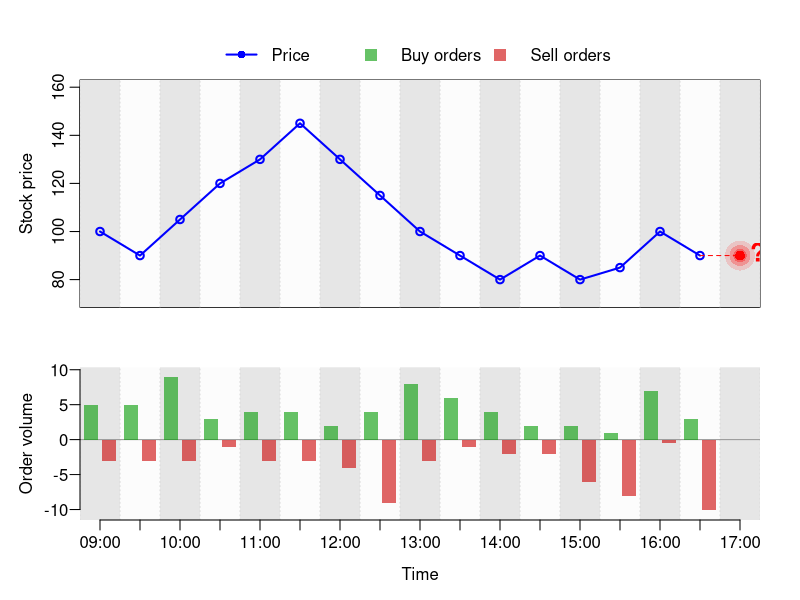

This chart was generated by the following R code:
### Code to simulate price and order flow
### -------------------------------------

# use local folder
library(here)
library(rstudioapi)
setwd(dirname(getActiveDocumentContext()$path))

# Parameters
S0 <- 100         # initial stock price
N <- 16           # number of periods in time series
steps <- c(5, 10, 15)  # possible move sizes
lambda <- 8 # order arrival rate per period
alpha <- 0.3 # fraction of informed traders

informative <-0 # round is informative?

# set seed for reproducibility
seed <- 333
set.seed(seed) 

# initialize price vector
S <- numeric(N + 1)
S[1] <- S0 # first price
move_direction <- integer(N) # move directions, could be +1 or -1
move_size <- integer(N) # can be 5, 10, or 15.

# simulate prices
for (t in 1:N) {
  move_size[t] <- sample(steps, 1)
  move_direction[t] <- sample(c(-1, 1), 1)
  S[t + 1] <- S[t] + move_direction[t] * move_size[t]
}

# simulate order flow
total_orders      <- rpois(N, lambda) # total orders per period

# directional vs nondirectional
directional_orders <- rbinom(N, size = total_orders, prob = alpha)
nondirectional_orders <- total_orders - directional_orders

# sign of directional traders
directional_sign <- integer(N)

if (informative == 1L) {
  # directional traders always in direction of price move
  directional_sign <- move_direction          # +1 or -1
} else {
  # non-informative: same aggressiveness, random sign independent of move
  directional_sign <- sample(c(-1L, 1L), N, replace = TRUE)
}

# directional volumes
dir_buys  <- ifelse(directional_sign ==  1L, directional_orders, 0L)
dir_sells <- ifelse(directional_sign == -1L, directional_orders, 0L)

# nondirectional (noise) traders: random split
noise_buys  <- rbinom(N, size = nondirectional_orders, prob = 0.5)
noise_sells <- nondirectional_orders - noise_buys

# Totals per period
buys  <- dir_buys  + noise_buys
sells <- dir_sells + noise_sells

# show short stubs instead of true zeros if order flow is zero on one side
stub <- 0.5
buys_disp  <- pmax(buys,  stub)
sells_disp <- pmax(sells, stub)   # will be plotted as negative

## ----------------------------
## Geometry for bars (predictive: between t-1 and t)
## ----------------------------
centers <- (1:N) - 0.5      # each period [t-1, t] centered at t-0.5
gap <- 0.12
w   <- 0.35

buy_xmin  <- centers - gap/2 - w
buy_xmax  <- centers - gap/2
sell_xmin <- centers + gap/2
sell_xmax <- centers + gap/2 + w

# y-limits for order flow: buys positive, sells negative
orders_ylim <- c(-max(sells_disp) * 1.15,
                 max(buys_disp) * 1.15)
price_ylim  <- c(min(S)*0.9, max(S)*1.1)

## ----------------------------
## Time labels: 09:00–17:00 every 30min
## ----------------------------
times <- seq(from = as.POSIXct("09:00", format = "%H:%M"),
             to   = as.POSIXct("17:00", format = "%H:%M"),
             by   = "30 min")
time_labels <- format(times, "%H:%M")

# positions: 09:00..16:30 at centers 0.5..15.5, 17:00 at 16.5
price_x    <- seq(0.5, N - 0.5, by = 1)    # 16 real points
label_pos  <- c(price_x, N + 0.5)          # add 17:00 at 16.5

## ----------------------------
## Plot (two panels)
## ----------------------------

if (!is.null(dev.list())) dev.off()

if (!dir.exists("plots")) {
  dir.create("plots", recursive = TRUE)
  message("Created plots directory.")
} else {
  message("Directory exists.")
}

fname <- sprintf("plots/pricesimulation_seed_%d_alpha_%d.png",
                 seed, as.integer(100 * alpha))

# Layout: price panel tall, order-flow panel short
layout(matrix(c(1, 2), nrow = 2),
       heights = c(1.2, 1))   # price gets 3x the height of order flow


## ------------------------------
## 1) TOP PANEL: PRICE (with gray bands)
## ------------------------------
par(mar = c(1, 4, 4, 2), mgp = c(2.2, 0.6, 0))

# Empty canvas first
plot(price_x, S[1:N], type = "o", lwd = 2, col = "blue",
     xlab = "Time", ylab = "Stock price",
     xlim = c(0, N + 1), ylim = price_ylim,
     xaxs = "i", xaxt = "n", yaxt = "s")

# Get actual y-limits of this panel
usr <- par("usr")          # c(xmin, xmax, ymin, ymax)
ymin <- usr[3]
ymax <- usr[4]

# Alternating gray bands across full vertical range
for (t in 1:(N + 1)) {
  rect(t - 1, ymin,
       t,     ymax,
       col = ifelse(t %% 2 == 0, gray(0.99), gray(0.9)),
       border = NA)
}

# Shared vertical grid (same as bottom panel)
abline(v = 0:(N + 1), col = "gray85", lty = "dotted")

# --- Price line on top, aligned with bar centers ---
# price_x = 0.5, 1.5, ..., N-0.5
# S[1:N]  = price for intervals [0,1], [1,2], ..., [N-1,N]
lines(price_x, S[1:N], type = "o", lwd = 2, col = "blue")

# --- Prediction at 17:00, horizontal from last price ---
x_last  <- tail(price_x, 1)   # 16:30 position (15.5)
y_last  <- S[N]               # price at last real half-hour (interval N)
x_pred  <- N + 0.5            # 17:00 at 16.5

segments(x_last, y_last, x_pred, y_last,
         lty = 2, col = "red")

# fuzzy halo
points(x_pred, y_last, pch = 16, col = rgb(1, 0, 0, 0.15), cex = 4)
points(x_pred, y_last, pch = 16, col = rgb(1, 0, 0, 0.25), cex = 2.8)
points(x_pred, y_last, pch = 16, col = rgb(1, 0, 0, 0.35), cex = 1.8)

# solid core
points(x_pred, y_last, pch = 16, col = "red", cex = 1.3)

# question mark
text(x_pred, y_last, labels = "?", pos = 4,
     col = "red", cex = 1.5, font = 2)

# Legend at top, horizontal, like a title bar
legend("top",
       horiz = TRUE,
       inset = c(0, -0.2),
       xpd   = TRUE,
       legend = c("Price", "Buy orders", "Sell orders"),
       col    = c("blue", rgb(0, 0.6, 0, 0.6), rgb(0.8, 0, 0, 0.6)),
       lwd    = c(2, NA, NA),
       pch    = c(16, 15, 15),
       pt.cex = c(1, 1.6, 1.6),
       lty    = c(1, NA, NA),
       bty    = "n")

## ------------------------------
## 2) BOTTOM PANEL: ORDER FLOW (narrower)
## ------------------------------
#par(mar = c(1, 4, 4, 2), mgp = c(2.2, 0.6, 0))
par(mar = c(4, 4, 2, 2), mgp = c(2.2, 0.6, 0))

plot(NA, xlim = c(0, N + 1), ylim = orders_ylim,
     xaxs = "i", yaxs = "i",
     xlab = "Time", ylab = "Order volume",
     axes = FALSE)

# Alternating gray bands across full order-flow range
for (t in 1:(N + 1)) {
  rect(t - 1, orders_ylim[1],
       t,     orders_ylim[2],
       col = ifelse(t %% 2 == 0, gray(0.99), gray(0.9)),
       border = NA)
}

# Shared vertical grid (aligned with top panel)
abline(v = 0:(N + 1), col = "gray85", lty = "dotted")

# Zero line
abline(h = 0, col = "gray60")

# Buy bars positive, sell bars negative
rect(buy_xmin,  0, buy_xmax,  buys_disp,
     col = rgb(0, 0.6, 0, 0.6), border = NA)
rect(sell_xmin, 0, sell_xmax, -sells_disp,
     col = rgb(0.8, 0, 0, 0.6), border = NA)

# Axes
axis(2, las = 1)
#axis(4, las = 1)

# Common x-axis (only here, bottom panel)
axis(1, at = label_pos, labels = time_labels,
     cex.axis = 1, las = 1)

## ----------------------------
## Save to PNG
## ----------------------------
dev.copy(png, fname,
         width = 1800, height = 800, res = 150)
dev.off()
